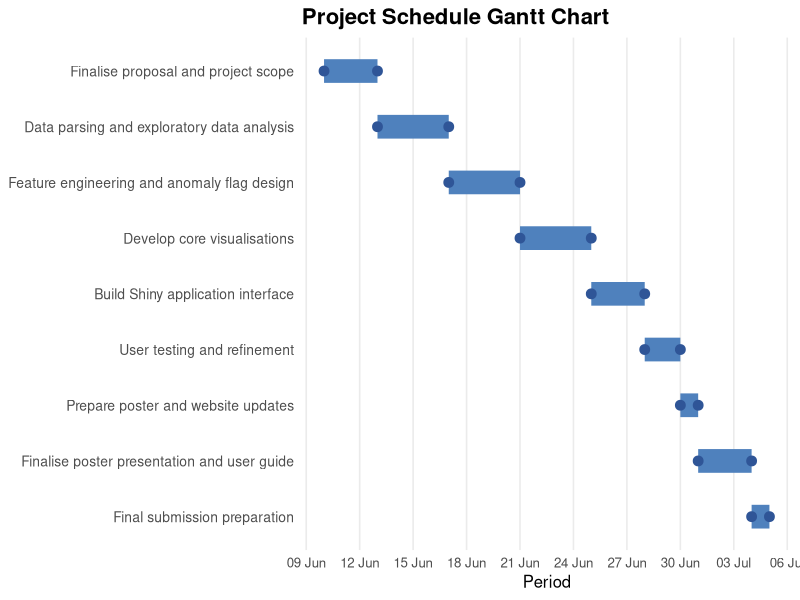

This figure's R source:
## ---- chunk 1
library(DiagrammeR)

grViz("
digraph methodology {
  graph [layout = dot, rankdir = LR]

  node [shape = box, style = filled, fillcolor = LightBlue, color = black]

  raw_json [label='MC1 JSON Data']
  parse [label='Parse and Unnest JSON']
  clean [label='Clean and Standardise Fields']
  comms_table [label='Communication Table']
  rounds_table [label='Round Context Table']
  participants_table [label='Participant Table']

  feature_engineering [label='Feature Engineering', fillcolor = LightGoldenrod1]

  timeline_data [label='Timeline Dataset']
  network_data [label='Agent Network Dataset']
  anomaly_data [label='Anomaly Dataset']
  behaviour_data [label='Behaviour Baseline Dataset']
  causal_data [label='Causal Pathway Dataset']

  timeline_view [label='Crisis Timeline', fillcolor = Honeydew]
  network_view [label='Agent Interaction Network', fillcolor = Honeydew]
  anomaly_view [label='Embedded Anomaly Flags', fillcolor = Honeydew]
  baseline_view [label='Embedded Behaviour Baseline', fillcolor = Honeydew]
  pathway_view [label='Embargo Breach Pathway', fillcolor = Honeydew]

  shiny_app [label='Shiny Visual Analytics Application', fillcolor = MistyRose]

  raw_json -> parse
  parse -> clean
  clean -> comms_table
  clean -> rounds_table
  clean -> participants_table

  comms_table -> feature_engineering
  rounds_table -> feature_engineering
  participants_table -> feature_engineering

  feature_engineering -> timeline_data
  feature_engineering -> network_data
  feature_engineering -> anomaly_data
  feature_engineering -> behaviour_data
  feature_engineering -> causal_data

  timeline_data -> timeline_view
  network_data -> network_view
  anomaly_data -> anomaly_view
  behaviour_data -> baseline_view
  causal_data -> pathway_view

  timeline_view -> shiny_app
  network_view -> shiny_app
  anomaly_view -> shiny_app
  baseline_view -> shiny_app
  pathway_view -> shiny_app
}
")
## ---- chunk 2
library(tidyverse)
library(lubridate)

schedule <- tibble(
  task = c(
    "Finalise proposal and project scope",
    "Data parsing and exploratory data analysis",
    "Feature engineering and anomaly flag design",
    "Develop core visualisations",
    "Build Shiny application interface",
    "User testing and refinement",
    "Prepare poster and website updates",
    "Finalise poster presentation and user guide",
    "Final submission preparation"
  ),
  start = as.Date(c(
    "2026-06-10", "2026-06-13", "2026-06-17",
    "2026-06-21", "2026-06-25", "2026-06-28",
    "2026-06-30", "2026-07-01", "2026-07-04"
  )),
  end = as.Date(c(
    "2026-06-13", "2026-06-17", "2026-06-21",
    "2026-06-25", "2026-06-28", "2026-06-30",
    "2026-07-01", "2026-07-04", "2026-07-05"
  )),
  output = c(
    "Completed project proposal and refined analytical direction",
    "Cleaned communication, round, and participant datasets",
    "Derived variables, risk flags, keyword flags, and phase labels",
    "Timeline, network, behaviour baseline, and anomaly views",
    "Integrated Shiny prototype with interactive filters",
    "Improved usability, layout, and interpretation flow",
    "Poster draft, website proposal page, and app screenshots",
    "Poster, user guide, and presentation talking points",
    "Final Shiny app, GitHub repository, website, minutes, peer evaluation, and zipped submission"
  )
)

schedule <- schedule %>%
  mutate(task = factor(task, levels = rev(task)))

ggplot(schedule) +
  geom_segment(
    aes(x = start, xend = end, y = task, yend = task),
    linewidth = 8,
    colour = "#4F81BD"
  ) +
  geom_point(
    aes(x = start, y = task),
    size = 3,
    colour = "#2F5597"
  ) +
  geom_point(
    aes(x = end, y = task),
    size = 3,
    colour = "#2F5597"
  ) +
  scale_x_date(
    date_breaks = "3 days",
    date_labels = "%d %b"
  ) +
  labs(
    title = "Project Schedule Gantt Chart",
    x = "Period",
    y = NULL
  ) +
  theme_minimal(base_size = 12) +
  theme(
    plot.title = element_text(face = "bold", size = 16),
    axis.text.y = element_text(size = 10),
    panel.grid.major.y = element_blank(),
    panel.grid.minor = element_blank()
  )
